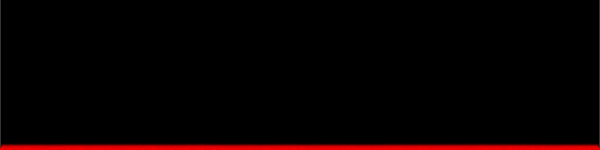
Frame 1 (no input)
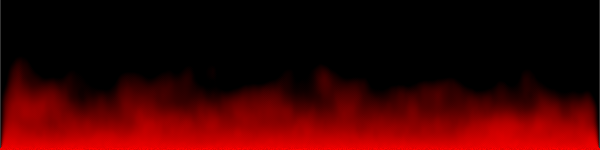
Frame 60 (no input)
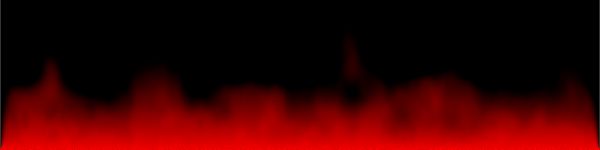
Frame 120 (the mouse pressed at the canvas centre since frame 60)

The p5.js sketch that drew these frames (run headless with seeded random() and noise() and a simulated clock; from frame 60 on, the mouse is pressed at the canvas centre):

// p5.js sketch
// ── sketch.js
var buffer1;
var buffer2;
var cooling;

var noiseY;

function setup(){
	createCanvas(600,150);
	buffer1 = createImage(width, height, RGB);
	buffer2 = createImage(width, height, RGB);
	cooling = createImage(width, height, RGB);

	noiseY = 0;
}

function draw(){
	background(51);
	cool();
	buffer1.loadPixels();
	buffer2.loadPixels();
	cooling.loadPixels();

	// The more loops in this for, the faster fire will spread
	for(var times = 0; times < 4; times++){
		fire(2);
		for(var i=1; i < width-1; i++){
			for(var j=1; j < height-1; j++){
				var idx0 = ((i) + (j) * width) * 4;		// Current pixel
				var idx1 = ((i+1) + (j) * width) * 4;	// Right
				var idx2 = ((i-1) + (j) * width) * 4;	// Left
				var idx3 = ((i) + (j+1) * width) * 4;	// Down
				var idx4 = ((i) + (j-1) * width) * 4;	// Up

				var c1 = buffer1.pixels[idx1];
				var c2 = buffer1.pixels[idx2];
				var c3 = buffer1.pixels[idx3];
				var c4 = buffer1.pixels[idx4];

				var col = (c1 + c2 + c3 + c4) * 0.25;	// Fire spread

				col = col - cooling.pixels[idx0];		// Cooling

				buffer2.pixels[idx4] = col;
				buffer2.pixels[idx4+1] = 0;
				buffer2.pixels[idx4+2] = 0;
				buffer2.pixels[idx4+3] = 255;
				
			}
		}
		buffer2.updatePixels();

		var temp = buffer1;
		buffer1 = buffer2;
		buffer2 = temp;

		noiseY += 0.03;
	}	

	image(buffer2, 0, 0);
}

function fire(rows){
	buffer1.loadPixels();
	for(var i=0; i < width; i++){
		for(var j=0; j < rows; j++){
			var y = height-(j+1);
			var index = (i + y * width) * 4;
			var strenght = random(220, 255);
			buffer1.pixels[index] = strenght;
			buffer1.pixels[index+1] = 0;
			buffer1.pixels[index+2] = 0;
			buffer1.pixels[index+3] = 255;
		}
	}
	buffer1.updatePixels();
}

function cool(){
	var scale = 0.02;
	noiseDetail(8, 0.65);
	cooling.loadPixels();
	for(var j=0; j < height; j++){
		for(var i=0; i < width; i++){
			var index = (i + j * width) * 4;
			var c = noise(i*scale, noiseY + (j*scale)) * 5;
			cooling.pixels[index] = c;
			cooling.pixels[index+1] = c;
			cooling.pixels[index+2] = c;
			cooling.pixels[index+3] = 255;
		}
	}
	cooling.updatePixels();
}
